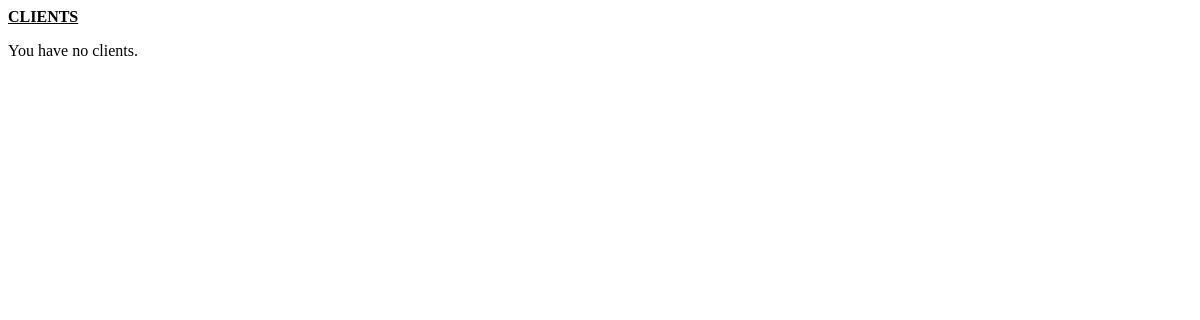
The app's page /client_management/clients, older data.
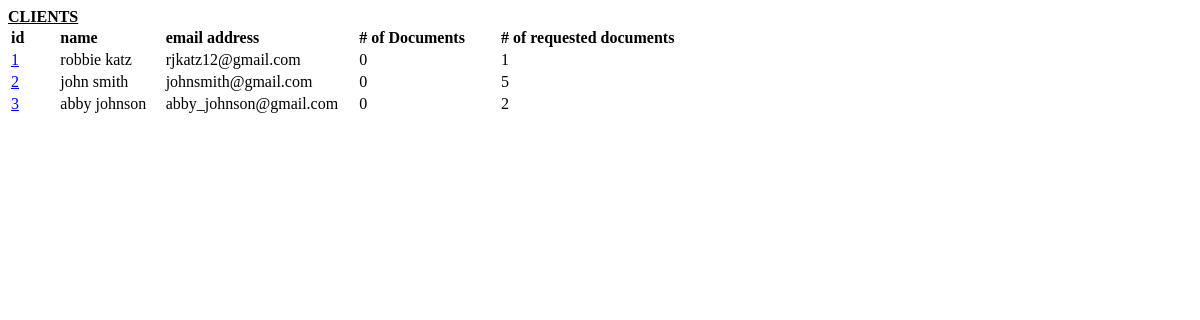
The same page, newer data.
### client_management/models.py (models this page shows)
class Client(models.Model):
    first_name = models.CharField(max_length=200, default=None)
    surname = models.CharField(max_length=200, default=None)
    email_address = models.CharField(max_length=200)
    relationship_manager = models.ForeignKey(RelationshipManager, on_delete=models.SET_NULL, null=True)
    created_at = models.DateTimeField(auto_now_add=True)
    updated_at = models.DateTimeField(auto_now=True)
    def document_count(self):
        return self.documents.count()
    def requested_document_count(self):
        return self.requested_documents.filter(uploaded=False).count()

### client_management/views.py (the view)
# urls.py: path('clients', views.clients, name='clients'),
def clients(request):
    latest_clients_list = Client.objects.all()
    context = {'latest_clients_list': latest_clients_list}
    return render(request, 'client_management/clients.html', context)

### client_management/templates/client_management/clients.html
<b><u>CLIENTS</u></b>
{% if latest_clients_list %}
<table>
  <tr>
    <td><b>id</b>&emsp;&emsp;</td>
    <td><b>name</b>&emsp;&emsp;&emsp;&emsp;</td>
    <td><b>email address</b>&emsp;&emsp;&emsp;&emsp;&emsp;&emsp;</td>
    <td><b># of Documents</b>&emsp;&emsp;</td>
    <td><b># of requested documents</b></td>
  </tr>
  {% for client in latest_clients_list %}
    <tr>
      <td><a href="/client_management/client/{{ client.id }}/">{{ client.id }}</a></td>
      <td> {{client.first_name}} {{client.surname}}</td>
      <td> {{client.email_address}}</td>
      <td> {{client.document_count}}</td>
      <td> {{client.requested_document_count}}</td>
    </tr>
  {% endfor %}
</table>
{% else %}
    <p>You have no clients.</p>
{% endif %}

Row changes from the older to the newer data that the page shows:
added Client: id "1", first_name "robbie", surname "katz", email_address "rjkatz12@gmail.com", document_count "0", requested_document_count "1"
added Client: id "2", first_name "john", surname "smith", email_address "johnsmith@gmail.com", document_count "0", requested_document_count "5"
added Client: id "3", first_name "abby", surname "johnson", email_address "abby_johnson@gmail.com", document_count "0", requested_document_count "2"
Text that changed along with them:
text no longer shown: "You have no clients."
text now shown: "id name email address # of Documents # of requested documents"
